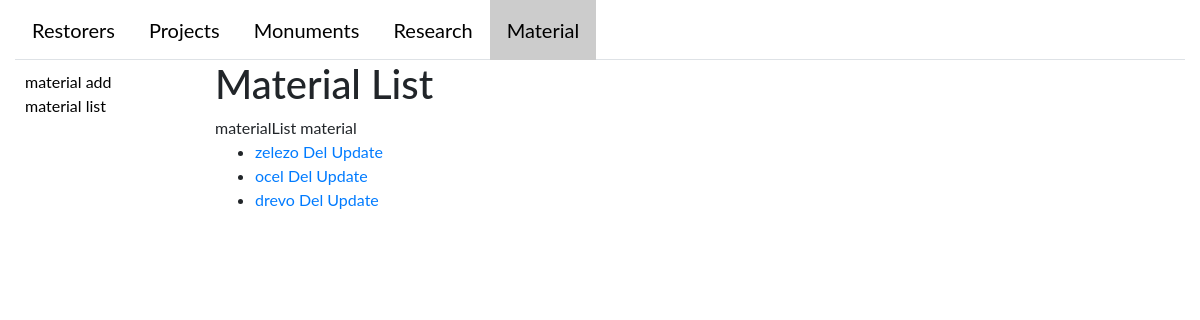
/material/list, run on the app's committed database.
### catalogWeb/models.py (models this page shows)
class Material(AlbumMixin, models.Model):
    name = models.CharField(max_length=45)
    description = models.CharField(max_length=200)  # general info
    album = models.OneToOneField('album.Album', null=True)
    def __str__(self):
        return '%s' % self.name  # self.MaterialDefinition.name

### catalogWeb/views/material.py (the view)
# urls.py: url(r'material/list', views.MaterialView.as_view(), name='materialList'),
class MaterialView(generic.ListView):
    model = Material
    template_name = 'catalogWeb/material/material_list.html'
    paginate_by = 10
    @add_tab_name('material')
    def get_context_data(self, **kwargs):
        return super().get_context_data(**kwargs)

### catalogWeb/helpers.py (called while the page is built)
def add_tab_name(tab_name):
    def real_decorator(func):
        def wrapper(*args, **kwargs):
            context = func(*args, **kwargs)
            context['tab_name'] = tab_name
            return context
        return wrapper
    return real_decorator

### catalogWeb/templates/catalogWeb/material/material_list.html
{% extends "base_generic.html" %}
{% block sidebar %}
  <ul class="sidebar-nav">
    <li><a href="{% url 'materialCreate' %}">material add</a></li>
    <li><a href="{% url 'materialList' %}">material list</a></li>
  </ul>
{% endblock sidebar %}
{% block content %}
    <h1>Material List</h1>
{{   request.resolver_match.url_name }}
    {{  tab_name }}
    {% if material_list %}
    <ul>
      {% for material in material_list %}
      <li>
        <a href="{% url 'materialDetail' material.id %}"> {{  material }}</a>
          <a href="{% url 'materialDelete' material.id %}"> Del</a>
            <a href="{% url 'materialUpdate' material.id %}"> Update</a>
      </li>
      {% endfor %}
    </ul>
    {% else %}
      <p>There are no books in the library.</p>
    {% endif %}
{% endblock %}

### catalogWeb/static/catalogWeb/css/mystyle.css (style rules this page uses)
body { font-family: "Lato", sans-serif; }
.sidebar-nav { float: left; }
.sidebar-nav a { color: black; }
ul.sidebar-nav { padding: 10px; }
.sidebar-nav li { list-style-type: none; }

### data on the page
Material: name "zelezo"
Material: name "ocel"
Material: name "drevo"

### other printed values
{{ request.resolver_match.url_name }} "materialList"
{{ tab_name }} "material"
